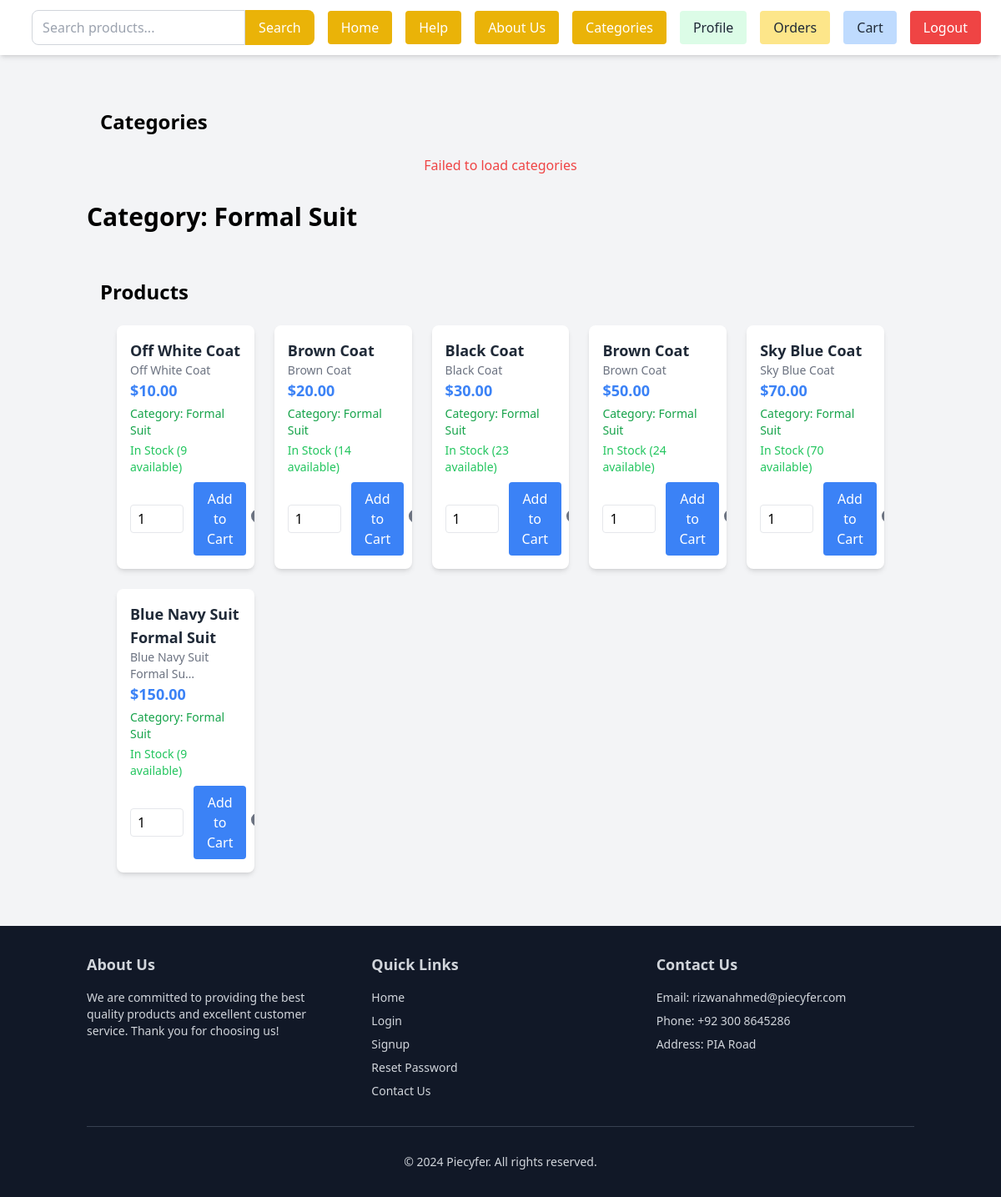
Page /category/5/ (signed in) on the committed database.
### display/models.py (models this page shows, shortened)
class Category(models.Model):
    name = models.CharField(max_length=255)
    description = models.TextField(blank=True, null=True)

class Product(models.Model):
    name = models.CharField(max_length=255)
    description = models.TextField(blank=True, null=True)
    price = models.DecimalField(max_digits=10, decimal_places=2 , validators=[validate_positive])
    stock = models.PositiveIntegerField(default=0 , validators=[validate_positive])
    image = CloudinaryField('product_image', blank=True, null=True)
    category = models.ForeignKey(Category, on_delete=models.CASCADE, related_name='products', null=True)
    merchant = models.ForeignKey(
        settings.AUTH_USER_MODEL,
        on_delete=models.CASCADE,
        null=True,
        blank=True,
        related_name="merchant_products"
    )
    created_at = models.DateTimeField(auto_now_add=True , null=True)
    updated_at = models.DateTimeField(auto_now=True, null=True)

### display/views.py (the view)
# urls.py: path('category/<int:category_id>/', views.category_products, name='category_products'),
def category_products(request, category_id):
    category = get_object_or_404(Category, id=category_id)
    products = Product.objects.filter(category=category)
    return render(request, 'display/category_products.html', {'category': category, 'products': products})

### display/context_processors.py (called while the page is built)
def categories(request):
    return {
        'categories': Category.objects.all()
    }

### display/templates/display/category_products.html (shortened to what this page needs)
{% extends 'base.html' %}
{% load cloudinary %}
{% block content %}
<div class="container mx-auto px-4 py-8">
  <h2 class="text-2xl font-bold mb-6">Categories</h2>
  <div id="categoriesContainer" class="flex flex-wrap gap-4 justify-center items-center">
  </div>
</div>
    <h1 class="text-3xl font-bold mb-6">Category: {{ category.name }}</h1>
<div class="container mx-auto px-4 py-8">
    {% if user.role == 'normal' %}
    <h2 class="text-2xl font-bold mb-6">Products</h2>
    {% endif %}
    <div id="productContainer" class="grid grid-cols-3 sm:grid-cols-4 lg:grid-cols-5 gap-6 ml-5 mr-5">
      {% for product in products %}
        <div class="bg-white shadow-md rounded-lg overflow-hidden">
          <div class="p-4">
            <a href="{% url 'display:detailedpage' product.id %}" class="block text-lg font-semibold text-gray-800 hover:text-blue-500">
              {{ product.name }}
            </a>
            <p class="text-gray-500 text-sm">
              {{ product.description|truncatechars:25 }}
            </p>
            <p class="text-blue-500 font-bold text-lg">${{ product.price }}</p>
            <p class="text-sm text-green-600 font-medium mt-1">
              Category:
              {% if product.category %}
                {{ product.category.name }}
              {% else %}
                No Category
              {% endif %}
            </p>
            {% if product.stock > 0 %}
              <p class="text-green-500 text-sm mt-1">
                In Stock ({{ product.stock }} available)
              </p>
              {% if user.is_authenticated %}
              <div class="flex items-center mt-2 gap-1">
                <input
                  type="number"
                  class="border px-2 py-1 rounded w-16 quantity-input"
                  data-product-id="{{ product.id }}"
                  min="1"
                  max="{{ product.stock }}"
                  value="1"
                />
                <button
                  class="add-to-cart bg-blue-500 text-white px-4 py-2 rounded hover:bg-blue-600 ml-2"
                  data-product-id="{{ product.id }}"
                >
                  Add to Cart
                </button>
                <button
                  class="watchlist-toggle"
                  data-product-id="{{ product.id }}"
                >
                  <svg
                    xmlns="http://www.w3.org/2000/svg"
                    class="h-8 w-8 transition-colors duration-300 {% if product.in_watchlist %}text-red-500{% else %}text-gray-500{% endif %}"
                    fill="none"
                    viewBox="0 0 24 24"
                    stroke="currentColor"
                    stroke-width="3"
                  >
                    <path
                      stroke-linecap="round"
                      stroke-linejoin="round"
                      d="M4.318 6.318a4.5 4.5 0 000 6.364L12 20.364l7.682-7.682a4.5 4.5 0 00-6.364-6.364L12 7.636l-1.318-1.318a4.5 4.5 0 00-6.364 0z"
                    />
                  </svg>
                </button>
              </div>
              {% endif %}
            {% endif %}
          </div>
        </div>
      {% endfor %}
    </div>
  </div>
{% endblock %}

### rows in the picture
Category: name "Formal Suit"
Product: name "Off White Coat", description "Off White Coat", price "10.00", category.name "Formal Suit", stock "9"
Product: name "Brown Coat", description "Brown Coat", price "20.00", category.name "Formal Suit", stock "14"
Product: name "Black Coat", description "Black Coat", price "30.00", category.name "Formal Suit", stock "23"
Product: name "Brown Coat", description "Brown Coat", price "50.00", category.name "Formal Suit", stock "24"
Product: name "Sky Blue Coat", description "Sky Blue Coat", price "70.00", category.name "Formal Suit", stock "70"
Product: name "Blue Navy Suit Formal Suit", description "Blue Navy Suit Formal Su…", price "150.00", category.name "Formal Suit", stock "9"
